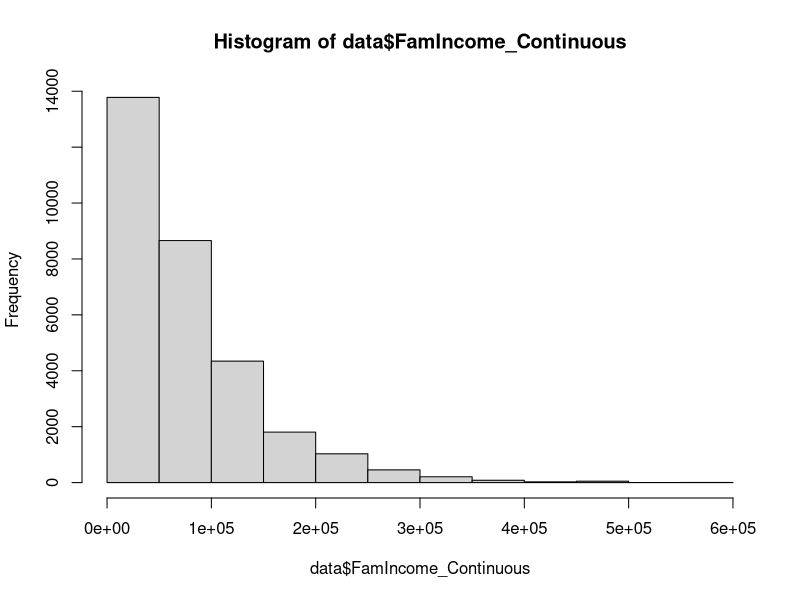
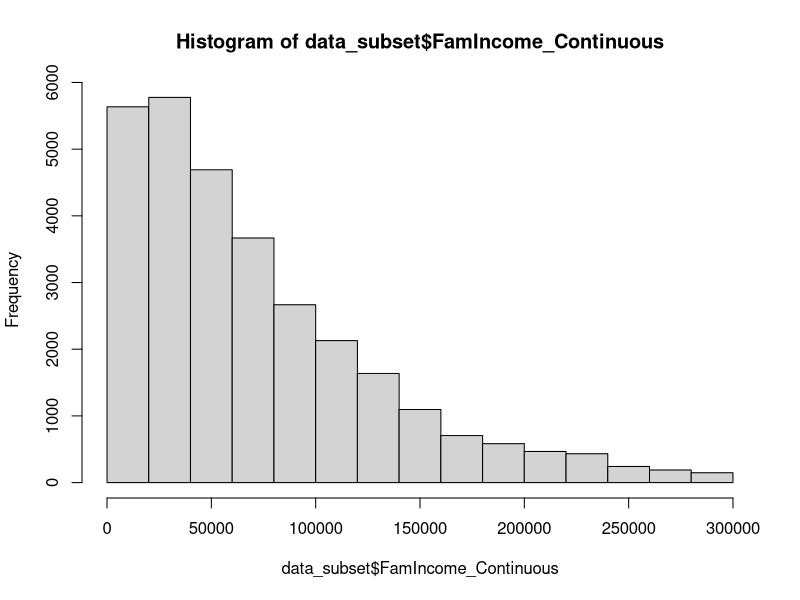

Reproduce these figures in R, in order.
## ---- chunk 1

## ---- chunk 2
data = read.csv("Datasets/mepsData.csv")
## ---- chunk 3
sample_row = data[1337, ] # Picking a random row for the example

data_subset = rbind(data, sample_row)
nrow(data)
nrow(data_subset)
## ---- chunk 4
data2 = data # Keep our original dataset untouched.
data2$newColumn = 1 # Fill the column entirely with 1's
summary(data2$newColumn)
## ---- chunk 5
data_subset = data[ , c("Person_ID", "Age", "Sex")] # Keep these columns
summary(data_subset)
## ---- chunk 6
data_subset = data[1:10000, ] # Keeping the first 10000 rows
summary(data_subset)
## ---- chunk 7
hist(data$FamIncome_Continuous)
## ---- chunk 8
data_subset = subset(data, FamIncome_Continuous<300000)
hist(data_subset$FamIncome_Continuous)
## ---- chunk 9
summary(data$FamIncome_Continuous)
summary(data_subset$FamIncome_Continuous)
## ---- chunk 10
# Will provide a vector telling us which indices are TRUE
index = which(data$HasDiabetes==1 & #Combine statements with &
              data$BMI>18.5 &
              data$BMI<25)

head(index) #See the first six elements of index

data_subset = data[index, ] # We leave the column input blank to include all columns
## ---- chunk 11
summary(data_subset$HasDiabetes)
summary(data_subset$BMI)
## ---- chunk 12
summary(data$HasHypertension)
## ---- chunk 13
is.na(1)
is.na(NA)
is.na(c(1,2,3,NA))
## ---- chunk 14
data_subset = subset(data, is.na(HasHypertension)==0)
# or
index = which(is.na(data$HasHypertension)==0)
data_subset = data[index, ]
## ---- chunk 15
summary(data$HasHypertension)
summary(data_subset$HasHypertension)  
## ---- chunk 16
data_subset_diab = subset(data, HasDiabetes==1)
data_subset_hyper = subset(data, HasHypertension==1)

data_subset = rbind(data_subset_diab, data_subset_hyper) # Use rbind to directly combine the tables by row

nrow(unique(data_subset)) # Number of unique observations
nrow(data_subset) # Total Observations
## ---- chunk 17
data_subset = merge(data_subset_diab, data_subset_hyper, by = "Person_ID", all = TRUE, sort = TRUE)

nrow(data_subset)
